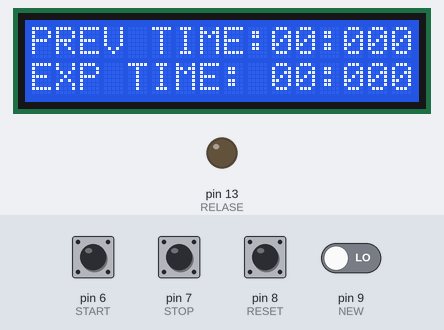
The sketch below on a simulated Arduino Uno, built with avr-gcc and run on an emulated ATmega328P. Shown: 16×2 character LCD, output pins drawn as LEDs (lit = HIGH). The inputs (shaded band) are chosen by the test bench; at power-on: pin 6 (START), pin 7 (STOP), pin 8 (RESET), pin 9 (NEW) LOW.

Above: at 3.2 s.
3.3 s: pin 6 (START) pulled HIGH for 0.15 s
At 4.5 s:
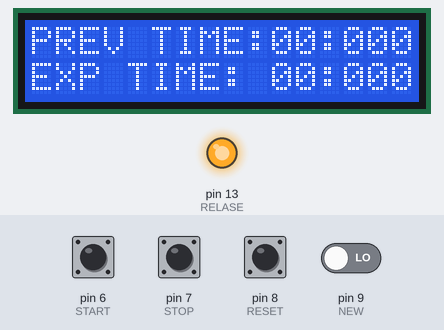
4.9 s: pin 7 (STOP) pulled HIGH for 0.15 s
At 5.9 s:
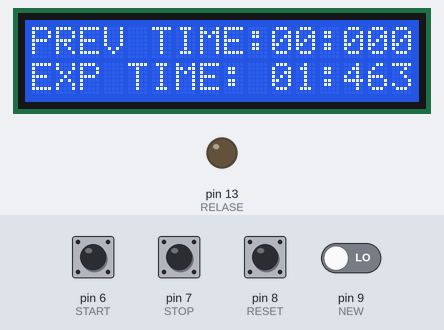
6.5 s: pin 8 (RESET) pulled HIGH for 0.15 s
At 6.9 s:
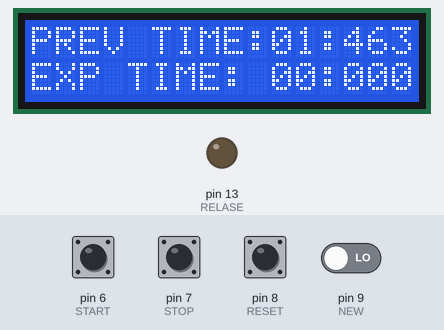
8.1 s: pin 6 (START) pulled HIGH for 1 s
At 8.4 s:
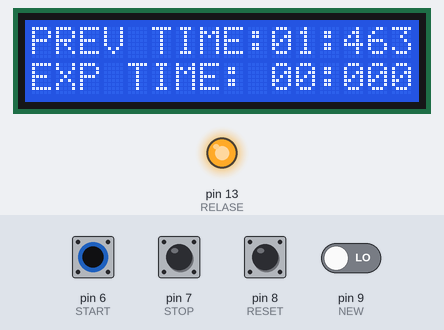
10.6 s: pin 7 (STOP) pulled HIGH for 1 s
At 11.4 s:
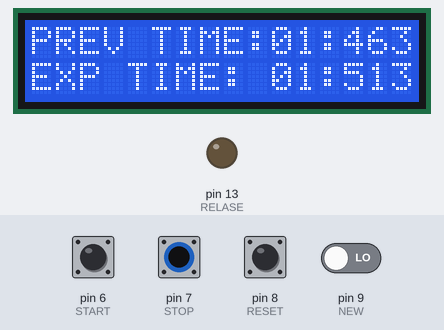
13.1 s: pin 8 (RESET) pulled HIGH for 1 s
At 14.4 s:
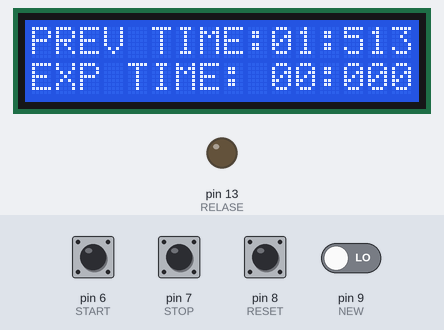
Timing chart, 0 to 16.1 s (numbered marks = the images above; inputs shaded):
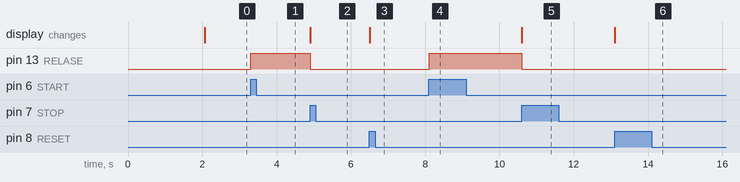

The sketch:

phase2.ino
```cpp
//including all the lib needed
#include <LiquidCrystal.h>


//intialize the pins for input
const int START = 6;
const int STOP = 7;
const int RESET = 8;
const int NEW = 9;

//intialize the pins for output
LiquidCrystal lcd(12, 11, 5, 4, 3, 2);
const int RELASE = 13;

//intialize variables needed in the program
unsigned long startTime = 0;
unsigned long endTime = 0;
int  prevSec = 0, prevFra = 0;
char prevTime[7];
bool endCond = false;
void setup()
{

  // set up the LCD
  lcd.begin(16, 2);
  lcd.print("Cycloids PRO Ph2");
  delay(2000);
  lcd.setCursor(0, 0);
  lcd.print("PREV TIME:00:000");
  lcd.setCursor(0, 1);
  lcd.print("EXP TIME: 00:000");
  //set up the pins
  pinMode(START, INPUT);
  pinMode(STOP, INPUT);
  pinMode(RESET, INPUT);
  pinMode(NEW, INPUT);
  pinMode(RELASE, OUTPUT);

}

void loop()
{
  // START button condition
  if(digitalRead(START) == HIGH)
  {
    startTime = millis();
    digitalWrite(RELASE, HIGH);
    endCond = true;
  }

  // STOP button condition

  if(digitalRead(STOP) == HIGH && endCond)
  {
    endTime = millis();
    digitalWrite(RELASE, LOW);
    prevSec = calc_sec(endTime - startTime);
    prevFra = calc_fra(endTime - startTime);
    lcd.setCursor(10, 1);
    sprintf(prevTime, "%02d:%03d", prevSec, prevFra);
    lcd.print(prevTime);
    endCond = false;
  }

  //RESET button condition

  if(digitalRead(RESET) == HIGH)
  {
    lcd.setCursor(10, 0);
    lcd.print(prevTime);
    startTime = 0;
    endTime = 0;
    lcd.setCursor(10, 1);
  lcd.print("00:000");
  }
  if(digitalRead(NEW) == HIGH && digitalRead(RELASE) == LOW)
  {
    lcd.setCursor(0, 0);
    lcd.print("PREV TIME:00:000");
    lcd.setCursor(0, 1);
    lcd.print("EXP TIME: 00:000");
    startTime = 0;
    endTime = 0;
    prevSec = 0;
    prevFra = 0;
    sprintf(prevTime, "");
  }
  delay(10);
}

// @param t_milli time in milliseconds
// @return int seconds

int calc_sec(unsigned long t_milli)
{
   unsigned long inttime;
   inttime  = t_milli / 1000;
   inttime  = inttime % (24*3600);
   inttime  = inttime % 3600;

   return inttime % 60;
}

int calc_fra(unsigned long t_milli)
{
   return t_milli % 1000;
}
```

Measured:
- after the input at 3.3 s, pin 13 (RELASE): LOW → HIGH at once
- after the input at 4.9 s, pin 13 (RELASE): HIGH → LOW at once; the display: changes at once (image 2)
- after the input at 6.5 s, the display: changes at once (image 3)
- after the input at 8.1 s, pin 13 (RELASE): LOW → HIGH at once
- after the input at 10.6 s, pin 13 (RELASE): HIGH → LOW at once; the display: changes at once (image 5)
- after the input at 13.1 s, the display: changes at once (image 6)
